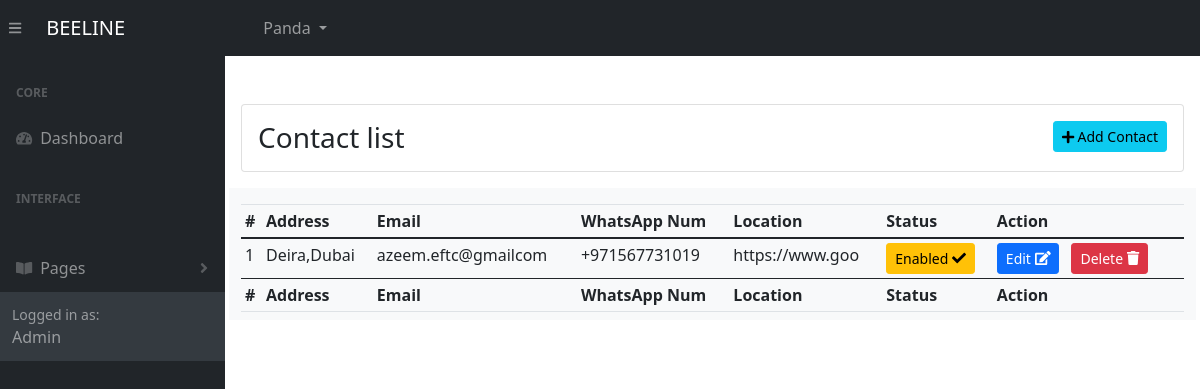
The page /admin/screens/pages/contact-list.php (signed in) on the database its author committed.
### tables this page shows
CREATE TABLE `users` (
  `user_id` int(11) NOT NULL,
  `user_name` varchar(50) DEFAULT NULL,
  `user_type` int(11) DEFAULT NULL,
  `email` varchar(255) DEFAULT NULL,
  `password` varchar(255) DEFAULT NULL,
  `user_image` varchar(100) NOT NULL,
  `status` int(11) DEFAULT NULL
);

CREATE TABLE `contact` (
  `contact_id` int(11) NOT NULL,
  `address` varchar(500) NOT NULL,
  `email` varchar(225) NOT NULL,
  `whatsApp` varchar(50) NOT NULL,
  `location` varchar(10000) NOT NULL,
  `status` int(11) NOT NULL
);

### class/cls_db.php (called while the page is built, shortened)
<?php
function make_connection() {
	return mysqli_connect( 'localhost', 'Zainab1', 'Zainab@25', 'beeline_db' );
}
function select( $Query ) {
	$conn         = make_connection();
	$result_array = mysqli_query( $conn, $Query );
	if ( empty( $result_array ) ) {
		return 0;
	} else {
		return $result_array;
	}
}

### admin/screens/pages/contact-list.php (the view, shortened to what this page needs)
<!DOCTYPE html>
<html lang="en-US" dir="ltr">
    <?php
		require '../../includes/header.php';
		require '../../../class/cls_db.php';
		$Query      = 'SELECT * FROM contact';
		$contact_list = select( $Query );
		$list_title = 'Contact list';
	?>
<body class="sb-nav-fixed">
    <?php require '../../includes/navbar.php';?>
    <div id="layoutSidenav">
      	<?php  require '../../includes/menu.php'; ?>
        <div id="layoutSidenav_content">
        	<main class="main mt-5 ml-3 mr-3" id="top">
				<div class="card mb-3">
					<div class="card-body d-flex justify-content-between">
						<h3 class="mb-0"><?php echo $list_title; ?> </h3>
						<a href="add-contact.php">
							<button class="btn btn-sm btn-info"> <i class="fa fa-plus"></i> Add Contact </button>
						</a>
					</div>
				</div>
				<div class="row no-gutters">
					<div class="bg-light w-100 pt-3 pb-2">
						<table class="table table-sm table-dashboard data-table no-wrap mb-0 fs--1 w-100 ">
							<thead class="bg-200">
								<tr>
									<th>#</th>
									<th>Address</th>
									<th>Email</th>
									<th>WhatsApp Num</th>
									<th>Location</th>
									<th>Status</th>
									<th>Action</th>
								</tr>
							</thead>
							<tbody>
								<?php
									if ( $contact_list ) {
										$sr_no = 0;
										foreach ( $contact_list as $record ) {
											$record_id = $record['contact_id'];
											if ( $record['status'] ) {
												$status = "<a href='../helpingfiles/changestatus.php?tbl=contact&val=0&conditionCol=contact_id&conditionVal=$record_id' class='btn btn-sm btn-warning'>Enabled <i class='fa fa-check'></i></a>";
											} else {
												$status = "<a href='../helpingfiles/changestatus.php?tbl=contact&val=1&conditionCol=contact_id&conditionVal=$record_id' class='btn btn-sm btn-secondary'>Disabled <i class='fa fa-ban'></i></a>";
												}
											$sr_no++;
								?>
								<tr>
									<td><?php echo $sr_no; ?></td>
									<td><?php echo $record['address']; ?></td>
									<td><?php echo $record['email']; ?></td>
									<td><?php echo $record['whatsApp'];?></td>
									<td><?php echo substr($record['location'],0,15);?></td>
									<td><?php echo $status; ?></td>
									<td>
										<a href='add-contact.php?contact_id=<?php echo $record_id; ?>' class='mr-2 btn btn-sm btn-primary'>Edit <i class='fa fa-edit'></i></a>
										<a href='../helpingfiles/delete.php?tbl=contact&conditionCol=contact_id&conditionVal=<?php echo $record_id; ?>' class='mr-2 btn btn-sm btn-danger' onclick='return confirm("Are You Sure?");'>Delete <i class='fa fa-trash'></i></a>
									</td>
								</tr>
								<?php
									 }
									}
								?>
							</tbody>
						    <tfoot class="bg-200">
								<tr>
									<th>#</th>
									<th>Address</th>
									<th>Email</th>
									<th>WhatsApp Num</th>
									<th>Location</th>
									<th>Status</th>
									<th>Action</th>
								</tr>
							</tfoot>
						</table>
					</div>
				</div>
			</main>
		</div>
	</div>
</body>
</html>

### admin/includes/navbar.php (shortened to what this page needs)
<?php
$admin_id    = $_SESSION['admin'];
$adminQuery  = "SELECT * FROM users WHERE user_id = $admin_id";
$adminArray  = select( $adminQuery );
$adminRecord = mysqli_fetch_array( $adminArray );
?>
<nav class="sb-topnav navbar navbar-expand navbar-dark bg-dark">
    <button class="btn btn-link btn-sm order-1 order-lg-0 me-4 me-lg-0" id="sidebarToggle" href="#!"><i class="fas fa-bars"></i></button>
    <a class="navbar-brand ps-3" href="home.php">BEELINE</a>
    <ul class="navbar-nav ms-auto ms-md-0 me-3 me-lg-4">
        <li class="nav-item dropdown">
            <a class="nav-link dropdown-toggle" id="navbarDropdown" href="#" role="button" data-bs-toggle="dropdown" aria-expanded="false"><?php echo $adminRecord['user_name']; ?> </a>
        </li>
    </ul>
</nav>

### rows shown on the page
users: user_name "Panda"
contact: address "Deira,Dubai", email "azeem.eftc@gmailcom", whatsApp "+971567731019", location "https://www.goo"

### other values the page prints
$list_title "Contact list"
